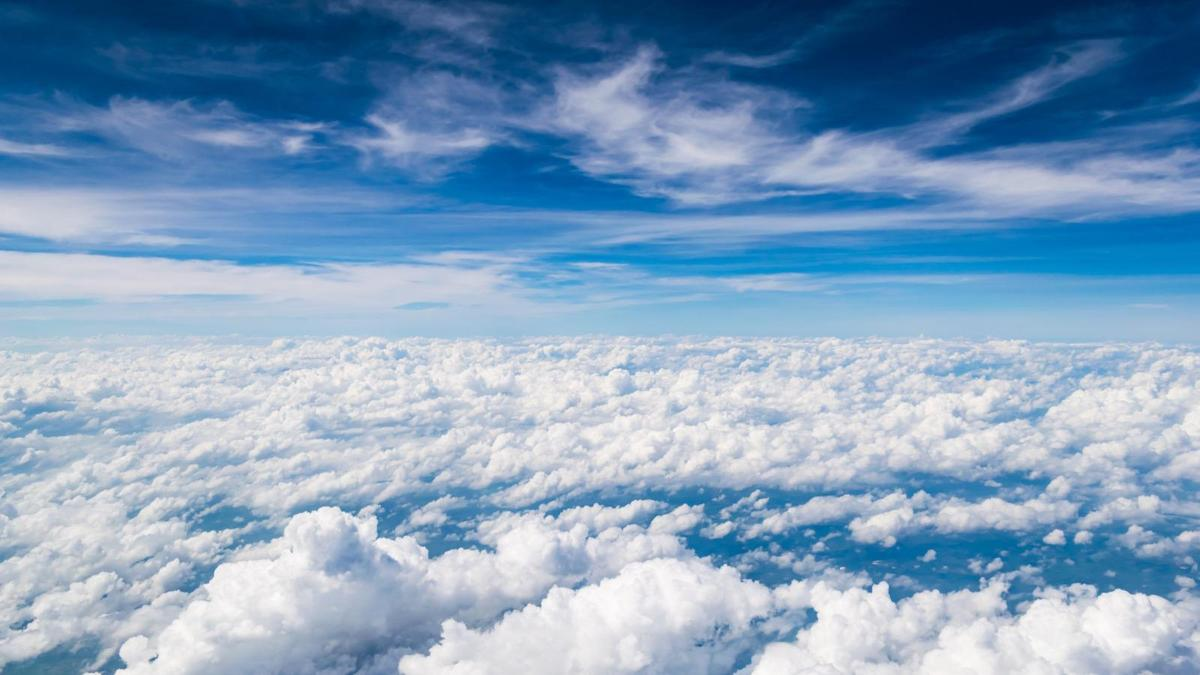
#> input picture cloud.jpg, 1200 x 675 px
$ python 01-imshow.py
#> lines starting #> are read from the running program, lines starting #| are printed output that depends on the picture
import cv2

print("OPenCV version")
print(cv2.__version__)

img = cv2.imread("cloud.jpg")
#> img is the input picture: shape (675, 1200, 3); mean B, G, R 189.5, 159.6, 128.4
gray = cv2.cvtColor(img, cv2.COLOR_BGR2GRAY)
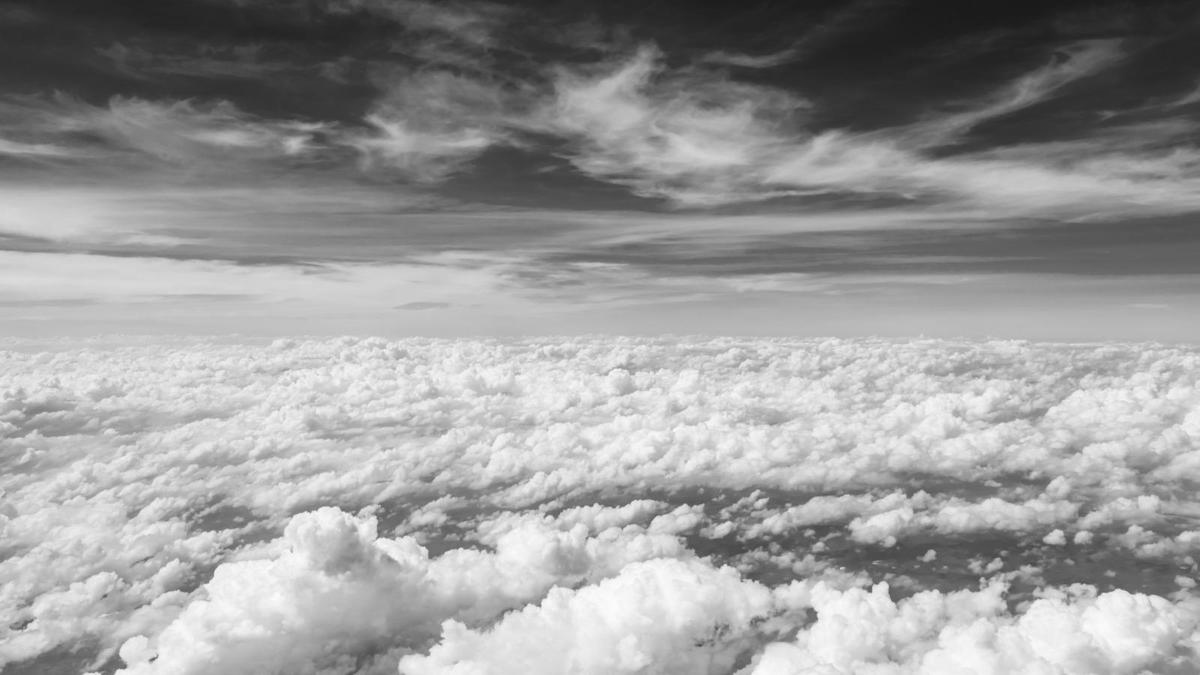
#> gray: shape (675, 1200); min 26, max 253, mean 153.7

cv2.imshow("Over the Clouds", img)
cv2.imshow("Over the Clouds - gray", gray)

cv2.waitKey(0)
cv2.destroyAllWindows()

$ run again, with checkerboard-sample.jpg copied over cloud.jpg
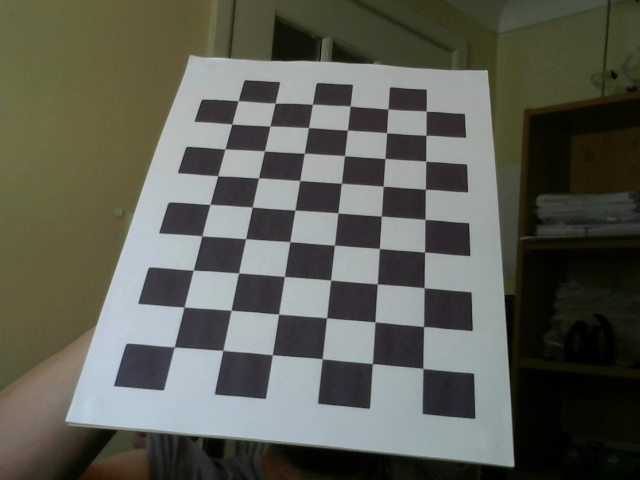
#> input picture checkerboard-sample.jpg, 640 x 480 px
#> img is the input picture: shape (480, 640, 3); mean B, G, R 84.6, 93.6, 92.6
#> `gray = cv2.cvtColor(img, cv2.COLOR_BGR2GRAY)`:
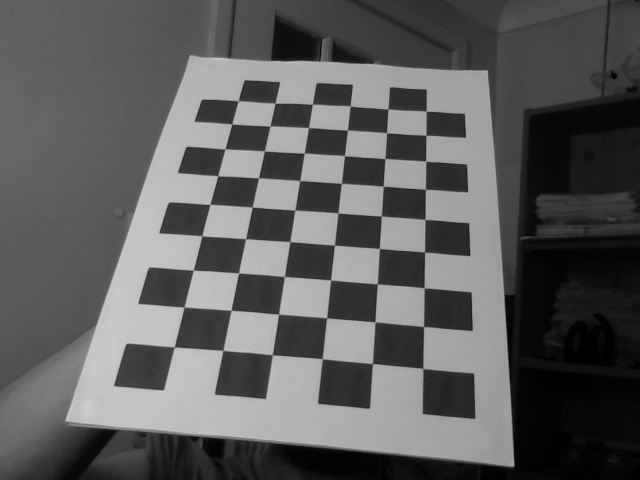
#> gray: shape (480, 640); min 0, max 205, mean 92.3
